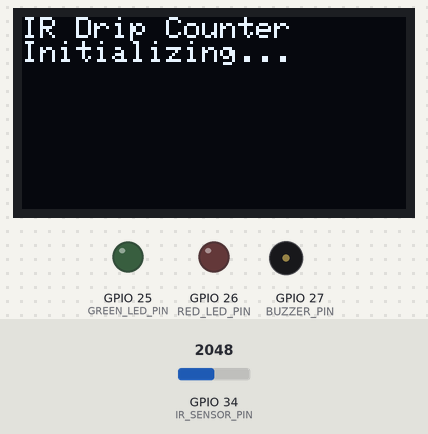
Bench run of a sketch on a simulated ESP32. Shown: 128×64 one-colour display, output pins drawn as LEDs (lit = HIGH), buzzer (waves = sounding, pin HIGH). Inputs (shaded band) come from the test bench; at power-on: GPIO 34 (IR_SENSOR_PIN) = 2048 (analog values on the 0–4095 scale). What the sketch prints to the serial monitor is not drawn.

Above: at 0.1 s.
At 1.1 s:
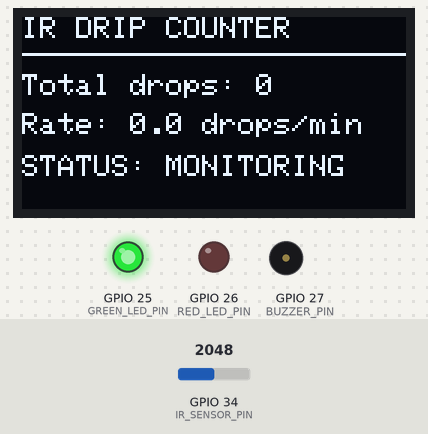
Timing chart, 0 to 2.6 s (numbered marks = the images above):
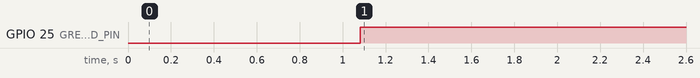

Measured:
- by itself, GPIO 25 (GREEN_LED_PIN): LOW → HIGH at 1.1 s

The sketch:

IR_Drip_Counter.ino
```cpp
/*
  Project: IR Drip Counter
  Controller: ESP32 DevKit
  Display: 0.96-inch SSD1306 I2C OLED

  Pins:
    IR Sensor : GPIO34
    Green LED : GPIO25
    Red LED   : GPIO26
    Buzzer    : GPIO27
    OLED SDA  : GPIO21
    OLED SCL  : GPIO22

  Educational prototype only.
*/

#include <Wire.h>
#include <Adafruit_GFX.h>
#include <Adafruit_SSD1306.h>

// OLED configuration
#define SCREEN_WIDTH 128
#define SCREEN_HEIGHT 64
#define OLED_RESET -1
#define OLED_ADDRESS 0x3C

Adafruit_SSD1306 display(
  SCREEN_WIDTH,
  SCREEN_HEIGHT,
  &Wire,
  OLED_RESET
);

// Pin definitions
const int IR_SENSOR_PIN = 34;
const int GREEN_LED_PIN = 25;
const int RED_LED_PIN = 26;
const int BUZZER_PIN = 27;

// Adjust after testing your actual sensor
const int SENSOR_THRESHOLD = 2000;

// Detection timing
const unsigned long DEBOUNCE_MS = 100;
const unsigned long RATE_WINDOW_MS = 60000;
const unsigned long ALARM_TIMEOUT_MS = 3000;

// Drop counter
unsigned long totalDrops = 0;
unsigned long windowDrops = 0;

unsigned long lastDetectionTime = 0;
unsigned long lastDropTime = 0;
unsigned long windowStartTime = 0;

float dropsPerMinute = 0.0;

bool alarmActive = false;

// Sensor state
bool previousSensorState = false;

// Read sensor and determine whether the beam is interrupted.
// The threshold and polarity must be calibrated for your hardware.
bool readDropSensor() {
  int sensorValue = analogRead(IR_SENSOR_PIN);

  // In the reference circuit, less IR light should produce
  // a higher voltage at the phototransistor signal node.
  return sensorValue > SENSOR_THRESHOLD;
}

void updateDisplay() {
  display.clearDisplay();
  display.setTextColor(SSD1306_WHITE);

  display.setTextSize(1);
  display.setCursor(0, 0);
  display.println("IR DRIP COUNTER");

  display.drawLine(0, 12, 127, 12, SSD1306_WHITE);

  display.setCursor(0, 19);
  display.print("Total drops: ");
  display.println(totalDrops);

  display.setCursor(0, 32);
  display.print("Rate: ");
  display.print(dropsPerMinute, 1);
  display.println(" drops/min");

  display.setCursor(0, 46);

  if (alarmActive) {
    display.println("STATUS: DROP DETECTED");
  } else {
    display.println("STATUS: MONITORING");
  }

  display.display();
}

void setup() {
  Serial.begin(115200);

  pinMode(IR_SENSOR_PIN, INPUT);
  pinMode(GREEN_LED_PIN, OUTPUT);
  pinMode(RED_LED_PIN, OUTPUT);
  pinMode(BUZZER_PIN, OUTPUT);

  digitalWrite(GREEN_LED_PIN, LOW);
  digitalWrite(RED_LED_PIN, LOW);
  digitalWrite(BUZZER_PIN, LOW);

  analogReadResolution(12);

  Wire.begin(21, 22);

  if (!display.begin(SSD1306_SWITCHCAPVCC, OLED_ADDRESS)) {
    Serial.println("OLED initialization failed!");
    while (true) {
      delay(1000);
    }
  }

  display.clearDisplay();
  display.setTextSize(1);
  display.setTextColor(SSD1306_WHITE);
  display.setCursor(0, 0);
  display.println("IR Drip Counter");
  display.println("Initializing...");
  display.display();

  delay(1000);

  windowStartTime = millis();

  previousSensorState = readDropSensor();

  updateDisplay();

  Serial.println("IR Drip Counter started.");
}

void loop() {
  unsigned long now = millis();

  bool sensorState = readDropSensor();

  // Detect the beginning of a sensor interruption.
  if (sensorState &&
      !previousSensorState &&
      now - lastDetectionTime >= DEBOUNCE_MS) {

    lastDetectionTime = now;
    lastDropTime = now;

    totalDrops++;
    windowDrops++;

    alarmActive = true;

    Serial.print("Drop detected. Total: ");
    Serial.println(totalDrops);
  }

  previousSensorState = sensorState;

  // Calculate drops per minute using a 60-second window.
  if (now - windowStartTime >= RATE_WINDOW_MS) {
    dropsPerMinute =
      windowDrops * 60000.0 /
      (now - windowStartTime);

    windowDrops = 0;
    windowStartTime = now;
  }

  // Turn off the temporary alarm after the timeout.
  if (alarmActive &&
      now - lastDropTime >= ALARM_TIMEOUT_MS) {
    alarmActive = false;
  }

  // LED indication.
  if (alarmActive) {
    digitalWrite(GREEN_LED_PIN, LOW);
    digitalWrite(RED_LED_PIN, HIGH);
    digitalWrite(BUZZER_PIN, HIGH);
  } else {
    digitalWrite(GREEN_LED_PIN, HIGH);
    digitalWrite(RED_LED_PIN, LOW);
    digitalWrite(BUZZER_PIN, LOW);
  }

  // Refresh display periodically.
  static unsigned long lastDisplayUpdate = 0;

  if (now - lastDisplayUpdate >= 250) {
    lastDisplayUpdate = now;
    updateDisplay();
  }

  delay(5);
}
```
